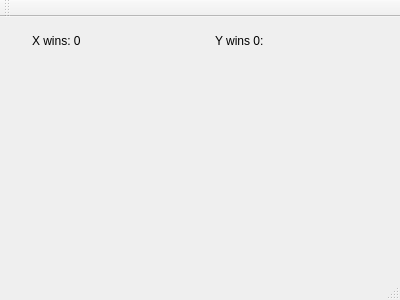
<?xml version="1.0" encoding="UTF-8"?>
<ui version="4.0">
 <class>MainWindow</class>
 <widget class="QMainWindow" name="MainWindow">
  <property name="geometry">
   <rect>
    <x>0</x>
    <y>0</y>
    <width>400</width>
    <height>300</height>
   </rect>
  </property>
  <property name="windowTitle">
   <string>MainWindow</string>
  </property>
  <widget class="QWidget" name="centralWidget">
   <layout class="QVBoxLayout" name="verticalLayout">
    <item>
     <widget class="BoardView" name="widget" native="true">
      <widget class="QWidget" name="horizontalLayoutWidget">
       <property name="geometry">
        <rect>
         <x>10</x>
         <y>-40</y>
         <width>382</width>
         <height>106</height>
        </rect>
       </property>
       <layout class="QHBoxLayout" name="horizontalLayout_2">
        <item>
         <widget class="QLabel" name="label_2">
          <property name="text">
           <string>X wins: 0</string>
          </property>
         </widget>
        </item>
        <item>
         <widget class="QLabel" name="label">
          <property name="text">
           <string>Y wins 0:</string>
          </property>
         </widget>
        </item>
       </layout>
      </widget>
     </widget>
    </item>
   </layout>
  </widget>
  <widget class="QToolBar" name="mainToolBar">
   <attribute name="toolBarArea">
    <enum>TopToolBarArea</enum>
   </attribute>
   <attribute name="toolBarBreak">
    <bool>false</bool>
   </attribute>
  </widget>
  <widget class="QStatusBar" name="statusBar"/>
 </widget>
 <layoutdefault spacing="6" margin="11"/>
 <customwidgets>
  <customwidget>
   <class>BoardView</class>
   <extends>QWidget</extends>
   <header>view/boardview.h</header>
   <container>1</container>
  </customwidget>
 </customwidgets>
 <resources/>
 <connections/>
</ui>
